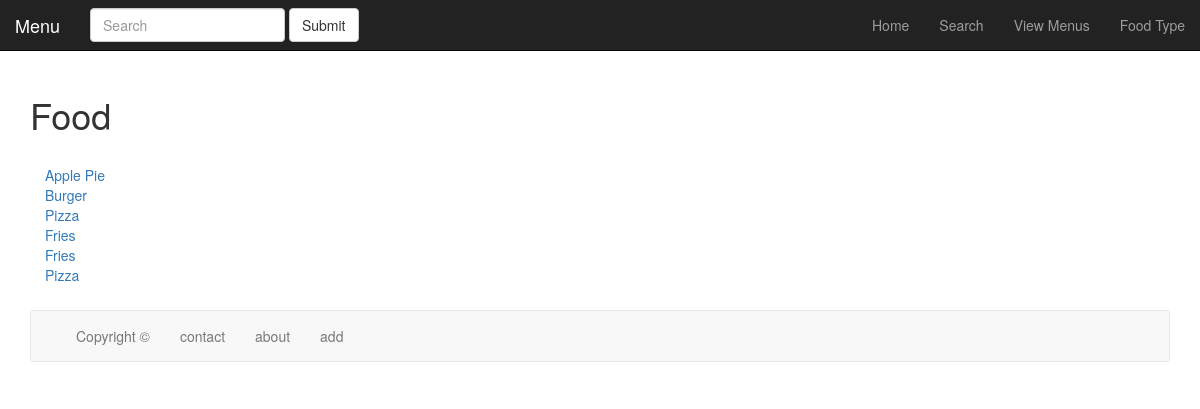
/menus/type/1, run on the app's committed database.
### menu/models.py (models this page shows, shortened)
class FoodType(models.Model): #Food Types don't inherit anything, contains single attribute with many to many rel.
    type = models.CharField(max_length=30, default='')
    def __str__(self):
        return self.type
    class Meta:
        verbose_name = 'Category for Food Type'
        verbose_name_plural = 'Category for Food Type'

class abstractMenuItem(models.Model):
    createdOn = models.DateField('Published On', null=True, blank=True) #Disables Requirement of CreatedOn
    createdBy = models.CharField(max_length=30,default='', null=True, blank=True)#Remove blank/null for required
    logo = models.ImageField(upload_to=uploadPath, blank=True, editable=True, verbose_name='logo')
    rating = models.IntegerField(default=0, validators=[MinValueValidator(0), MaxValueValidator(5)])
    isActive = models.BooleanField(default=True)
    class Meta: #Abstract model, models that inherit this abstractClass do not share data on the same table
        abstract = True

class FoodItem(abstractMenuItem):
    menuName = models.ForeignKey(Menu, default=None)
    dishName = models.CharField(max_length=30,default='')
    type = models.ManyToManyField(FoodType, default=None)
    uploadPath = 'foodLogo/'

### menu/views.py (the view)
# urls.py: url(r'^menus/food/type/(?P<t_id>\d+)', 'menu.views.render_browse_type_food'),
def render_browse_type_food(request,t_id):
    fetchFood = FoodItem.objects.filter(type__id=t_id)
    foodType = FoodType.objects.get(id=t_id)
    context = {'foodsAsType':fetchFood,'foodType':foodType}
    return render_to_response("food.html",context)

### menu/templates/food.html (shortened to what this page needs)
{% extends 'header.html' %}
{% load staticfiles %}
{% block page %}
    {% if foodTypes %}
        {% for f in foodTypes %}
            <div class="col-sm-5">
                <a href="/menus/type/{{ f.id }}">{{ f.type }}</a>
            </div>
        {% endfor %}
    {% elif foodsAsType %}
        <h1> {{ foodType }} </h1>
        {% for f in foodsAsType %}
             <div class="col-sm-5">
                <a href="/menus/food/{{ f.id }}">{{ f.dishName }}</a>
            </div>
            <br/>
        {% endfor %}
    {% else %}
        <p> There doesn't appear to be anything here</p>
    {% endif %}
{% endblock %}

### static/assets/custom_style.css (style rules this page uses)
* { text-decoration: none; list-style-type: none; font-family: "Helvetica Neue", Helvetica, Arial, sans-serif; }
.page * { display: block; }

### data on the page
FoodType: type "Food"
FoodItem: dishName "Apple Pie"
FoodItem: dishName "Burger"
FoodItem: dishName "Pizza"
FoodItem: dishName "Fries"
FoodItem: dishName "Fries"
FoodItem: dishName "Pizza"
